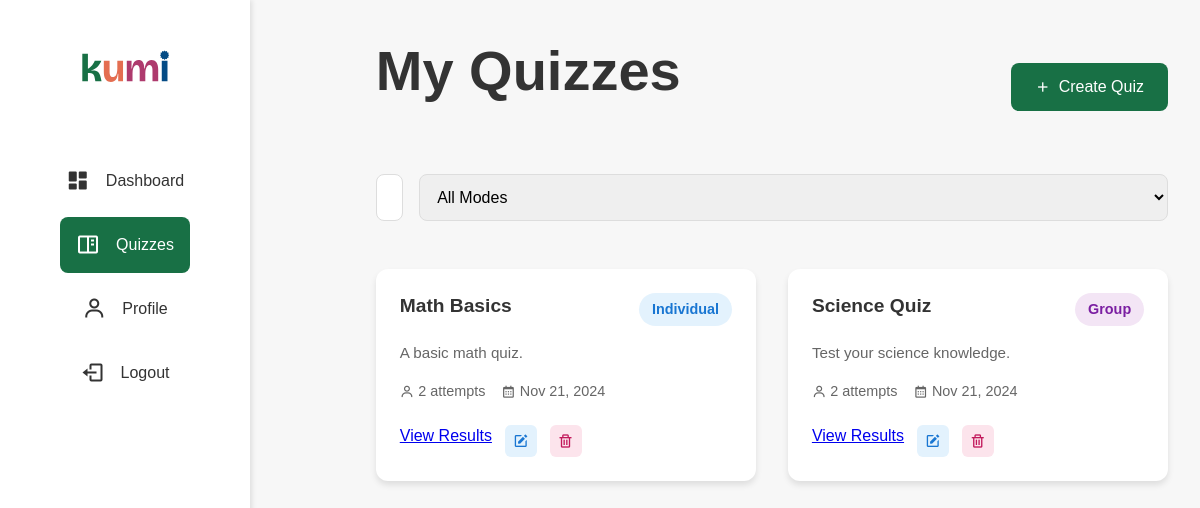
The app's page /view/quiz.php (signed in) with its own data.
### tables this page shows
CREATE TABLE `quizzes` (
  `quiz_id` int(11) NOT NULL,
  `title` varchar(255) NOT NULL,
  `description` text DEFAULT NULL,
  `created_by` int(11) NOT NULL,
  `mode` enum('individual','group','live','asynchronous') NOT NULL,
  `deadline` datetime DEFAULT NULL,
  `created_at` timestamp NOT NULL DEFAULT current_timestamp(),
  `quiz_code` varchar(255) DEFAULT NULL
);

### utils/Database.php (called while the page is built, shortened)
<?php
class Database {
    private static $instance = null;
    private $connection;
    private function __construct() {
        $this->connection = new mysqli("localhost", "root", "", "kumidb");
    }
    public static function getInstance() {
        if (self::$instance === null) {
            self::$instance = new self();
        }
        return self::$instance;
    }
    public function query($sql, $params = []) {
        $stmt = $this->connection->prepare($sql);
        if (!empty($params)) {
            $types = str_repeat('s', count($params));
            $stmt->bind_param($types, ...$params);
        }
        if (!$stmt->execute()) {
            throw new Exception("Query execution failed: " . $stmt->error);
        }
        return $stmt->get_result();
    }
}

### functions/quiz_functions.php (called while the page is built, shortened)
<?php
require_once '../utils/Database.php';
function getQuizzesByTeacher($teacherId) {
    $db = Database::getInstance();
    $sql = "SELECT q.*, COUNT(qr.result_id) as attempt_count
            FROM Quizzes q
            LEFT JOIN QuizResults qr ON q.quiz_id = qr.quiz_id
            WHERE q.created_by = ?
            GROUP BY q.quiz_id";
    $result = $db->query($sql, [$teacherId]);
    $quizzes = [];
    while ($row = $result->fetch_assoc()) {
        $quizzes[] = [
            'quiz_id' => (int)$row['quiz_id'],
            'title' => htmlspecialchars($row['title']),
            'description' => htmlspecialchars($row['description']),
            'mode' => $row['mode'],
            'attempt_count' => (int)$row['attempt_count'],
            'created_at' => $row['created_at']
        ];
    }
    return $quizzes;
}

### view/quiz.php (the view, shortened to what this page needs)
<?php
require_once '../functions/quiz_functions.php';
include_once '../components/sidebar.php';
$userId = $_SESSION['user_id'];
$userRole = $_SESSION['role'];
if ($userRole === 'student') {
    $availableQuizzes = getAvailableQuizzes($userId);
} else {
    $quizzes = getQuizzesByTeacher($userId);
}
?>
<!DOCTYPE html>
<html lang="en">
<head>
    <link rel="stylesheet" href="../assets/css/styles.css">
    <link rel="stylesheet" href="../assets/css/quiz.css">
    <link href='https://unpkg.com/boxicons@2.1.4/css/boxicons.min.css' rel='stylesheet'>
</head>
<body>
    <main class="quiz-page">
        <?php if ($userRole === 'teacher'): ?>
            <div class="page-header">
                <h1>My Quizzes</h1>
                <a href="create_quiz.php" class="create-btn">
                    <i class='bx bx-plus'></i>
                    Create Quiz
                </a>
            </div>
            <div class="filters">
                <input type="text" id="search-quiz" placeholder="Search quizzes...">
                <select id="filter-mode">
                    <option value="">All Modes</option>
                </select>
            </div>
            <div class="quiz-grid">
                <?php foreach ($quizzes as $quiz): ?>
                    <div class="quiz-card" data-mode="<?= $quiz['mode'] ?>">
                        <div class="quiz-card-header">
                            <h3><?= htmlspecialchars($quiz['title']) ?></h3>
                            <span class="mode-badge <?= $quiz['mode'] ?>">
                                <?= ucfirst($quiz['mode']) ?>
                            </span>
                        </div>
                        <p class="quiz-description"><?= htmlspecialchars($quiz['description']) ?></p>
                        <div class="quiz-meta">
                            <span><i class='bx bx-user'></i> <?= $quiz['attempt_count'] ?> attempts</span>
                            <span><i class='bx bx-calendar'></i> <?= date('M d, Y', strtotime($quiz['created_at'])) ?></span>
                        </div>
                        <div class="quiz-actions">
                            <a href="quiz_results.php?id=<?= $quiz['quiz_id'] ?>" class="view-btn">View Results</a>
                            <button onclick="editQuiz(<?= $quiz['quiz_id'] ?>)" class="edit-btn">
                                <i class='bx bxs-edit'></i>
                            </button>
                            <button onclick="deleteQuiz(<?= $quiz['quiz_id'] ?>)" class="delete-btn">
                                <i class='bx bx-trash'></i>
                            </button>
                        </div>
                    </div>
                <?php endforeach; ?>
            </div>
        <?php endif; ?>
    </main>
</body>
</html>

### assets/css/styles.css (style rules this page uses)
:root { --h1: 3.5rem; --h2: 3rem; --h3: 2rem; --h4: 1.5rem; --text-large: 1.4rem; --text-medium: 1.2rem; --text-small: 1rem; --color-primary: #187045; --color-secondary: #E46E51; --color-accent: #DCA05F; --color-dark: #333; --color-light: #fff; --color-bg-dark: #f5f5f5; --color-bg-light: #ffffff; --color-hover-dark: #044B85; --color-error: tomato; --shadow-light: 0 5px 15px rgba(0, 0, 0, 0.1); --shadow-dark: 0 1rem 1rem rgba(0, 0, 0, 0.25); --radius-small: 5px; --radius-large: 30px; --padding-small: 0.5rem; --padding-medium: 1rem; --padding-large: 2rem; --gutter-small: 1rem; --gutter-medium: 2rem; --gutter-large: 3rem; --gutter-x-large: 6rem; }
body { font-family: 'Montserrat', sans-serif; font-size: var(--text-medium); color: var(--text-color); background-color: var(--bg-color-primary); line-height: 1.4; }
h1 { font-size: var(--h1); }
h3 { font-size: var(--h3); }
p, a, input, button { font-size: var(--text-small); }
button, .btn-primary, .join-btn { background-color: var(--color-primary); color: var(--color-light); padding: var(--padding-medium) var(--padding-large); border-radius: var(--radius-large); transition: all 0.3s ease-in-out; }
* { margin: 0; padding: 0; box-sizing: border-box; }
body { font-family: 'Montserrat', sans-serif; background-color: var(--bg-color-primary); color: var(--text-color); overflow-x: hidden; }

### assets/css/quiz.css (style rules this page uses)
* { box-sizing: border-box; margin: 0; padding: 0; }
body { font-family: Arial, sans-serif; background-color: #f7f7f7; display: flex; }
h1 { color: var(--color-dark); margin-bottom: 2rem; }
input[type="text"], select, textarea { width: 100%; padding: 0.8rem; border: 1px solid #ddd; border-radius: 8px; margin-bottom: 1rem; font-size: 1rem; }
button { padding: 0.8rem 1.5rem; border: none; border-radius: 8px; cursor: pointer; font-weight: 500; transition: background-color 0.3s ease; }
.quiz-page { margin-left: 250px; padding: 2rem; width: 100%; }
.page-header { display: flex; justify-content: space-between; align-items: center; margin-bottom: 2rem; }
.create-btn, .start-btn, .view-result-btn { display: inline-flex; align-items: center; gap: 0.5rem; padding: 0.8rem 1.5rem; background-color: var(--color-primary); color: var(--color-light); border: none; border-radius: 8px; text-decoration: none; font-weight: 500; transition: background-color 0.3s ease; }
.quiz-grid { display: grid; grid-template-columns: repeat(auto-fill, minmax(300px, 1fr)); gap: 2rem; margin-top: 1.5rem; }
.quiz-card { background: var(--color-light); border-radius: 12px; padding: 1.5rem; box-shadow: 0 4px 6px rgba(0, 0, 0, 0.1); transition: transform 0.3s ease; }
.quiz-card-header { display: flex; justify-content: space-between; align-items: start; margin-bottom: 1rem; }
.quiz-card h3 { margin: 0; font-size: 1.2rem; color: var(--color-dark); }
.mode-badge { padding: 0.4rem 0.8rem; border-radius: 20px; font-size: 0.9rem; font-weight: 600; }
.mode-badge.individual { background-color: #e3f2fd; color: #1976d2; }
.mode-badge.group { background-color: #f3e5f5; color: #7b1fa2; }
.quiz-description { color: #666; margin-bottom: 1rem; font-size: 0.95rem; line-height: 1.5; }
.quiz-meta { display: flex; gap: 1rem; color: #666; font-size: 0.9rem; margin-bottom: 1rem; }
.quiz-meta i { vertical-align: middle; }
.quiz-actions { display: flex; gap: 0.8rem; margin-top: 1.5rem; }
.edit-btn, .delete-btn { padding: 0.5rem; border: none; border-radius: 6px; cursor: pointer; transition: background-color 0.3s ease; }
.edit-btn { background-color: #e3f2fd; color: #1976d2; }
.delete-btn { background-color: #fce4ec; color: #c2185b; }
.filters { display: flex; gap: 1rem; margin-bottom: 2rem; }
.filters input, .filters select { padding: 0.8rem; border: 1px solid #ddd; border-radius: 8px; font-size: 1rem; }
.filters input { flex: 1; }

### records on screen
quizzes: title "Math Basics", mode "Individual", description "A basic math quiz.", attempt_count "2", created_at "Nov 21, 2024"
quizzes: title "Science Quiz", mode "Group", description "Test your science knowledge.", attempt_count "2", created_at "Nov 21, 2024"
